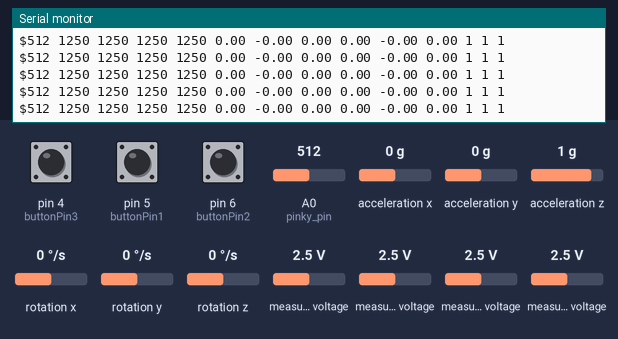
The sketch below on a simulated Arduino Uno, built with avr-gcc and run on an emulated ATmega328P. On the bench: the last lines printed to the serial monitor. The test bench sets the inputs (shaded band); at power-on: acceleration x 0 g, measured voltage 2.5 V, A0 (pinky_pin) = 512, pin 4 (buttonPin3) HIGH, pin 5 (buttonPin1) HIGH, pin 6 (buttonPin2) HIGH, acceleration y 0 g, acceleration z 1 g, rotation x 0 °/s, rotation y 0 °/s, rotation z 0 °/s.

Above: at 4.2 s.
4.3 s: acceleration x set to 0.8 g
At 5.4 s:
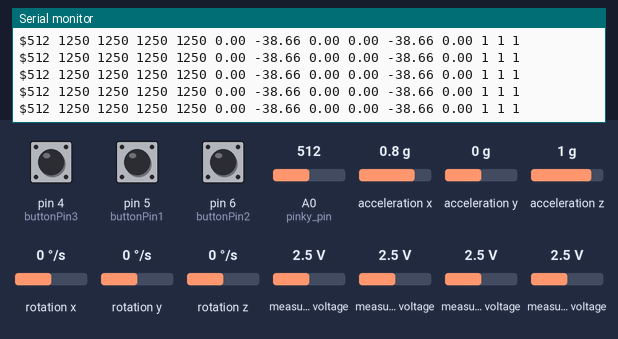
7.3 s: measured voltage (sensor 200) set to 0.1 V
At 7.9 s:
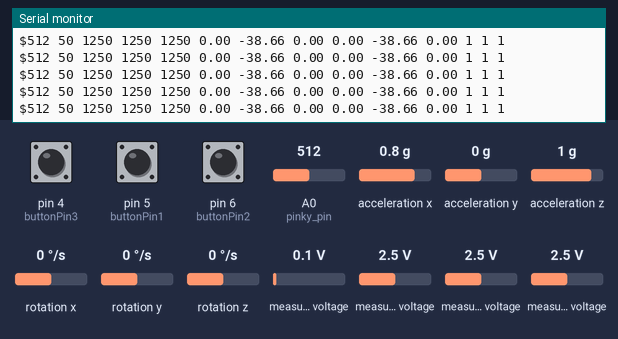
10.3 s: measured voltage (sensor 201) set to 0.1 V
At 11.2 s:
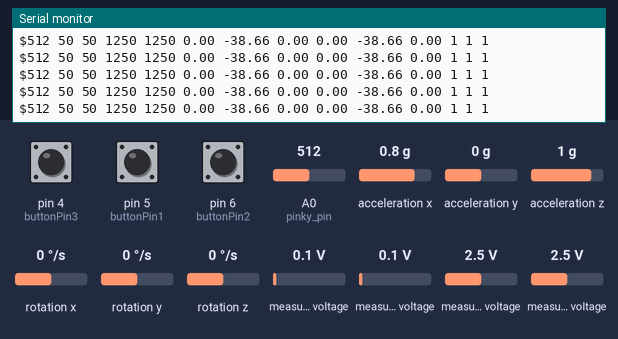
13.3 s: measured voltage (sensor 202) set to 0.1 V
At 14.1 s:
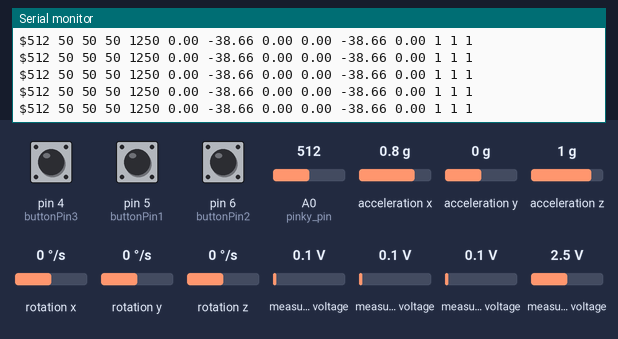
16.3 s: measured voltage (sensor 203) set to 0.1 V
At 17.4 s:
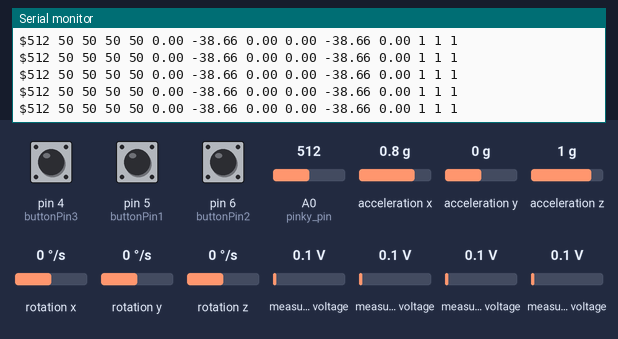
19.3 s: A0 (pinky_pin) set to 30
At 19.8 s:
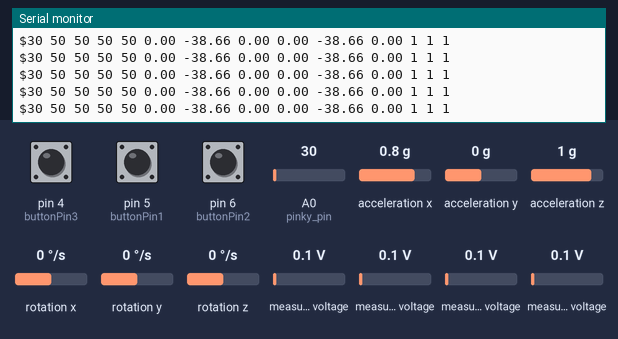

Measured:
- after the input at 4.3 s, the serial monitor: prints a new line at once (image 1)
- after the input at 7.3 s, the serial monitor: prints a new line at once (image 2)
- after the input at 10.3 s, the serial monitor: prints a new line at once (image 3)
- after the input at 13.3 s, the serial monitor: prints a new line at once (image 4)
- after the input at 16.3 s, the serial monitor: prints a new line at once (image 5)
- after the input at 19.3 s, the serial monitor: prints a new line at once (image 6)

The sketch:

LeftHandSketch.ino
```cpp
/*Gets sensor inputs from flex sensors and mpu-6050 accel/gyro.
 * Prints data to bluetooth module to be sent to Rpi.
 *
 * Written by Nathan Jenson
 * 6/20/2019
 */

#include <Adafruit_ADS1015.h>
//#include <MPU6050.h>
#include <I2Cdev.h>
#include <MPU6050_tockn.h>
#include <Wire.h>

#define dt 0.008764
#define ADC 72
#define MPU 68
#define pinky_pin A0

// Declare variables to use
int16_t ax, ay, az;
int16_t gx, gy, gz;

int16_t acc_x = 0;
int16_t acc_y = 0;
int16_t acc_z = 0;


int16_t ang_x = 0;
int16_t ang_y = 0;
int16_t ang_z = 0;

int16_t x_angle;
int16_t y_angle;
int16_t z_angle;

int16_t temp;


int16_t thumb_flex, index_flex, middle_flex, ring_flex, pinky_flex;

uint16_t index = 0;
Adafruit_ADS1015 ads;     // Instantiate 12-bit version of ACD - ADS1015
//MPU6050 mpu;              // Instantiate the MPU-6050
MPU6050 mpu6050(Wire);
unsigned long el;

int buttonState1;
int buttonState2;
int buttonState3;
int lastButtonState1 = HIGH;
int lastButtonState2 = HIGH;
int lastButtonState3 = HIGH;

unsigned long lastDebounceTime1 = 0;  // the last time the output pin was toggled
unsigned long lastDebounceTime2 = 0;  // the last time the output pin was toggled
unsigned long lastDebounceTime3 = 0;  // the last time the output pin was toggled
unsigned long debounceDelay = 10;    // the debounce time; increase if the output flickers


const int buttonPin1 = 5;    // the number of the pushbutton pin
const int buttonPin2 = 6;    // the number of the pushbutton pin
const int buttonPin3 = 4;    // the number of the pushbutton pin

float aX, aY, aZ;
float accX, accY, accZ;
void setup(void)
{
  pinMode(buttonPin1, INPUT_PULLUP);
  pinMode(buttonPin2, INPUT_PULLUP);
  pinMode(buttonPin3, INPUT_PULLUP);
      // join I2C bus (I2Cdev library doesn't do this automatically)
    #if I2CDEV_IMPLEMENTATION == I2CDEV_ARDUINO_WIRE
        Wire.begin();
    #elif I2CDEV_IMPLEMENTATION == I2CDEV_BUILTIN_FASTWIRE
        Fastwire::setup(400, true);
    #endif


  Serial.begin(57600);
  ads.setGain(GAIN_ONE);
  mpu6050.begin();
  mpu6050.calcGyroOffsets(true);
  //mpu6050.end();
  //mpu.initialize();

}

void loop(void)
{

  get_flex_data();

  get_mpu_data();

  getButtons();

  send_data();


}


/*Get the flex sensor data from the ADS1015 and from the Analog input pin
 */
void get_flex_data(){

  Wire.begin(ADC);
  pinky_flex = ads.readADC_SingleEnded(3);
  index_flex = ads.readADC_SingleEnded(0);
  middle_flex = ads.readADC_SingleEnded(1);
  ring_flex = ads.readADC_SingleEnded(2);
  Wire.end();
  thumb_flex = analogRead(pinky_pin);
  }

void getButtons(){
   int reading1 = digitalRead(buttonPin1);
   int reading2 = digitalRead(buttonPin2);
   int reading3 = digitalRead(buttonPin3);
  // check to see if you just pressed the button
  // (i.e. the input went from LOW to HIGH), and you've waited long enough
  // since the last press to ignore any noise:

  // If the switch changed, due to noise or pressing:
  if (reading1 != lastButtonState1) {
    // reset the debouncing timer
    lastDebounceTime1 = millis();
  }
  if (reading2 != lastButtonState2) {
    // reset the debouncing timer
    lastDebounceTime2 = millis();
  }
  if (reading3 != lastButtonState3) {
    // reset the debouncing timer
    lastDebounceTime3 = millis();
  }

  if ((millis() - lastDebounceTime1) > debounceDelay) {
    // whatever the reading is at, it's been there for longer than the debounce
    // delay, so take it as the actual current state:

    // if the button state has changed:
    if (reading1 != buttonState1) {
      buttonState1 = reading1;


    }
  }
  if ((millis() - lastDebounceTime2) > debounceDelay) {
    // whatever the reading is at, it's been there for longer than the debounce
    // delay, so take it as the actual current state:

    // if the button state has changed:
    if (reading2 != buttonState2) {
      buttonState2 = reading2;


    }
  }if ((millis() - lastDebounceTime3) > debounceDelay) {
    // whatever the reading is at, it's been there for longer than the debounce
    // delay, so take it as the actual current state:

    // if the button state has changed:
    if (reading3 != buttonState3) {
      buttonState3 = reading3;

    }
  }
  // save the reading. Next time through the loop, it'll be the lastButtonState:
  lastButtonState1 = reading1;
  lastButtonState2 = reading2;
  lastButtonState3 = reading3;
}


/* Get data from the MPU-6050
 * Start by getting acceleration data, filtered using an average of 4 readings
 * Then get gyro data and use complementary filter with map function to clean up data
 */
void get_mpu_data(){
  //mpu6050.begin();
  mpu6050.update();
  aX = mpu6050.getAngleX();
  aY = mpu6050.getAngleY();
  aZ = mpu6050.getAngleZ();
  accX = mpu6050.getAccX();
  accY = mpu6050.getAccY();
  accZ = mpu6050.getAccZ();
  //mpu6050.end();

/*
acc_x = mpu6050.getRawAccX();
acc_y = mpu6050.getRawAccY();
acc_z = mpu6050.getRawAccZ();

temp = mpu6050.getRawTemp();

ang_x = mpu6050.getRawGyroX();
ang_y = mpu6050.getRawGyroY();
ang_z = mpu6050.getRawGyroZ();
*/
  }


/* Send data in easy to read format.
 *  Use this function instead of the send_data() function for debugging purposes
 */

void print_readable_data(){
  Serial.print("Thumb: "); Serial.println(thumb_flex);
  Serial.print("Index: "); Serial.println(index_flex);
  Serial.print("Middle: "); Serial.println(middle_flex);
  Serial.print("Ring: "); Serial.println(ring_flex);
  Serial.print("Pinky: "); Serial.println(pinky_flex);
  Serial.println(" ");

  Serial.print("X Accel: "); Serial.println(acc_x);
  Serial.print("Y Accel: "); Serial.println(acc_y);
  Serial.print("Z Accel: "); Serial.println(acc_z);
  Serial.println(" ");

  Serial.print("X Angle: "); Serial.println(x_angle);
  Serial.print("Y Angle: "); Serial.println(y_angle);
  Serial.print("Z Angle: "); Serial.println(z_angle);
  Serial.print("Time: "); Serial.println(micros());
  Serial.println(" ");
  Serial.println(" ");
  Serial.println(" ");
 }


/*Sends data ready to be parsed by Pi.
 * New data set begins with "$" and ends with "&"
 * Data is sent as follows:
 * -----------------------
 * Thumb Flex
 * Index Flex
 * Middle Flex
 * Ring Flex
 * Pinky Flex
 * X gyro angle
 * Y gyro angle
 * Z gyro angle
 *
 * Velocity data will be added soon...
 */
 void send_data(){
   Serial.print("$" + String(thumb_flex) + " " + String(index_flex)+ " " + String(middle_flex) + " " + String(ring_flex)+ " " + String(pinky_flex) + " " );
   Serial.print(String(aX)+ " " + String(aY) + " " + String(aZ) + " ");
   Serial.print(String(aX)+ " " + String(aY) + " " + String(aZ) + " ");
   //Serial.print(String(ang_x)+ " " + String(ang_y) + " " + String(ang_z) + " ");
   //Serial.print(String(acc_x)+ " " + String(acc_y) + " " + String(acc_z) + " " + String(temp) + " ");
   Serial.println(String(buttonState1)+ " " + String(buttonState2) + " " + String(buttonState3) + " ");
 // Serial.println("$" + String(thumb_flex) + " " + String(index_flex)+ " " + String(middle_flex) + " " + String(ring_flex)+ " " + String(pinky_flex) + " " + String(x_angle)+ " " + String(y_angle) + " " + String(z_angle) + " "+ String(acc_x)+ " " + String(acc_y) + " " + String(acc_z) + " ");
 }


 /*void send_data_bytes(){
  Serial.write(
    );
 }*/
```
